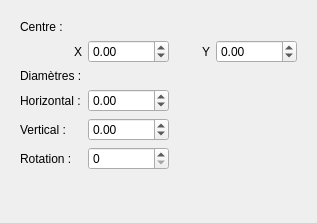
<?xml version="1.0" encoding="UTF-8"?>
<ui version="4.0">
 <class>EllipseEditor</class>
 <widget class="QWidget" name="EllipseEditor">
  <property name="geometry">
   <rect>
    <x>0</x>
    <y>0</y>
    <width>317</width>
    <height>223</height>
   </rect>
  </property>
  <property name="windowTitle">
   <string>Form</string>
  </property>
  <layout class="QVBoxLayout" name="m_main_layout">
   <item>
    <widget class="QWidget" name="widget" native="true">
     <layout class="QGridLayout" name="gridLayout_3">
      <item row="0" column="0">
       <widget class="QLabel" name="label">
        <property name="text">
         <string>Centre :</string>
        </property>
       </widget>
      </item>
      <item row="1" column="0">
       <widget class="QLabel" name="label_2">
        <property name="text">
         <string>X</string>
        </property>
        <property name="alignment">
         <set>Qt::AlignRight|Qt::AlignTrailing|Qt::AlignVCenter</set>
        </property>
       </widget>
      </item>
      <item row="1" column="1">
       <widget class="QDoubleSpinBox" name="m_x_sb">
        <property name="minimum">
         <double>-10000.000000000000000</double>
        </property>
        <property name="maximum">
         <double>10000.000000000000000</double>
        </property>
       </widget>
      </item>
      <item row="1" column="2">
       <widget class="QLabel" name="label_3">
        <property name="text">
         <string>Y</string>
        </property>
        <property name="alignment">
         <set>Qt::AlignRight|Qt::AlignTrailing|Qt::AlignVCenter</set>
        </property>
       </widget>
      </item>
      <item row="1" column="3">
       <widget class="QDoubleSpinBox" name="m_y_sb">
        <property name="minimum">
         <double>-10000.000000000000000</double>
        </property>
        <property name="maximum">
         <double>10000.000000000000000</double>
        </property>
       </widget>
      </item>
      <item row="2" column="0">
       <widget class="QLabel" name="label_4">
        <property name="text">
         <string>Diamètres :</string>
        </property>
       </widget>
      </item>
      <item row="3" column="0">
       <widget class="QLabel" name="label_5">
        <property name="text">
         <string>Horizontal :</string>
        </property>
        <property name="alignment">
         <set>Qt::AlignLeading|Qt::AlignLeft|Qt::AlignVCenter</set>
        </property>
       </widget>
      </item>
      <item row="3" column="1">
       <widget class="QDoubleSpinBox" name="m_horizontal_diameter_sb">
        <property name="minimum">
         <double>-10000.000000000000000</double>
        </property>
        <property name="maximum">
         <double>10000.000000000000000</double>
        </property>
       </widget>
      </item>
      <item row="4" column="0">
       <widget class="QLabel" name="label_6">
        <property name="text">
         <string>Vertical :</string>
        </property>
        <property name="alignment">
         <set>Qt::AlignLeading|Qt::AlignLeft|Qt::AlignVCenter</set>
        </property>
       </widget>
      </item>
      <item row="4" column="1">
       <widget class="QDoubleSpinBox" name="m_vertical_diameter_sb">
        <property name="minimum">
         <double>-10000.000000000000000</double>
        </property>
        <property name="maximum">
         <double>10000.000000000000000</double>
        </property>
       </widget>
      </item>
      <item row="5" column="0">
       <widget class="QLabel" name="label_21">
        <property name="text">
         <string>Rotation :</string>
        </property>
        <property name="alignment">
         <set>Qt::AlignLeading|Qt::AlignLeft|Qt::AlignVCenter</set>
        </property>
       </widget>
      </item>
      <item row="5" column="1">
       <widget class="QSpinBox" name="m_rotation_sb_3">
        <property name="maximum">
         <number>359</number>
        </property>
       </widget>
      </item>
     </layout>
    </widget>
   </item>
   <item>
    <spacer name="verticalSpacer">
     <property name="orientation">
      <enum>Qt::Vertical</enum>
     </property>
     <property name="sizeHint" stdset="0">
      <size>
       <width>20</width>
       <height>40</height>
      </size>
     </property>
    </spacer>
   </item>
  </layout>
 </widget>
 <resources/>
 <connections/>
</ui>
